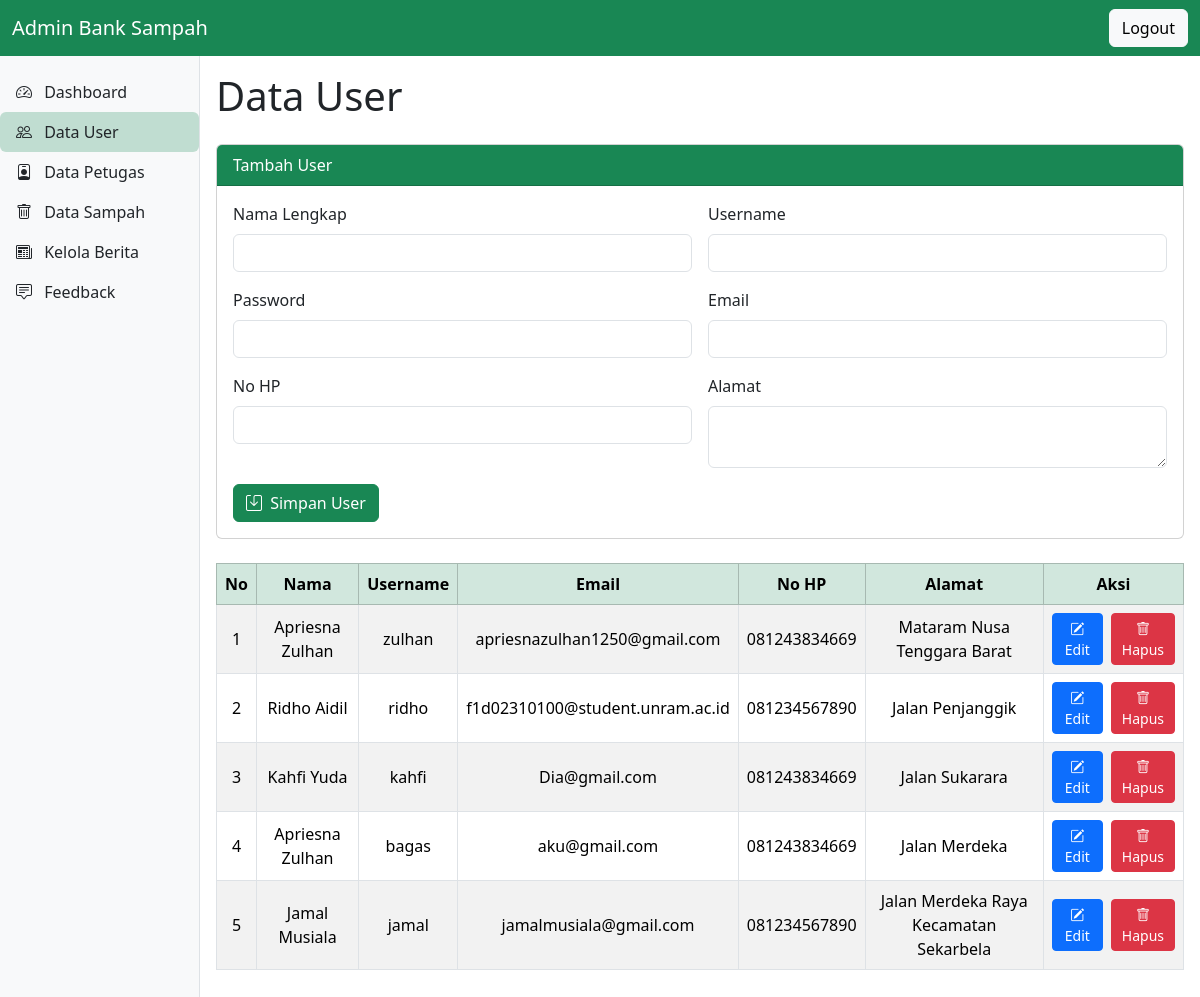
Screenshot of /admin/admin_user.php (signed in) with the database file from the repository.
### tables this page shows
CREATE TABLE `user` (
  `id_user` int(10) UNSIGNED NOT NULL,
  `nama_user` varchar(75) DEFAULT NULL,
  `username` varchar(50) DEFAULT NULL,
  `password` varchar(255) NOT NULL,
  `no_hp` varchar(20) NOT NULL,
  `email` varchar(75) DEFAULT NULL,
  `alamat` varchar(255) DEFAULT NULL,
  `role` enum('user') DEFAULT NULL
);

### admin/admin_user.php (the view, shortened to what this page needs)
<?php
require_once '../config/db.php';
$data = $conn->query("SELECT * FROM user");
?>
<!DOCTYPE html>
<html lang="id">
<head>
  <link href="https://cdn.jsdelivr.net/npm/bootstrap@5.3.3/dist/css/bootstrap.min.css" rel="stylesheet">
  <link href="https://cdn.jsdelivr.net/npm/bootstrap-icons@1.10.5/font/bootstrap-icons.css" rel="stylesheet">
  <link href="../assets/css/admin.css" rel="stylesheet">
</head>
<body>
<nav class="navbar navbar-expand-lg navbar-dark bg-success fixed-top">
  <div class="container-fluid">
    <a class="navbar-brand" href="#">Admin Bank Sampah</a>
    <div class="d-flex">
      <a href="../auth/logout.php" class="btn btn-light">Logout</a>
    </div>
  </div>
</nav>
<div class="custom-sidebar">
  <ul class="nav flex-column">
    <li class="nav-item"><a class="nav-link text-dark px-3 py-2" href="admin_dashboard.php"><i class="bi bi-speedometer2 me-2"></i> Dashboard</a></li>
    <li class="nav-item"><a class="nav-link active text-dark bg-success bg-opacity-25 rounded px-3 py-2" href="admin_user.php"><i class="bi bi-people me-2"></i> Data User</a></li>
    <li class="nav-item"><a class="nav-link text-dark px-3 py-2" href="admin_petugas.php"><i class="bi bi-person-badge me-2"></i> Data Petugas</a></li>
    <li class="nav-item"><a class="nav-link text-dark px-3 py-2" href="admin_sampah.php"><i class="bi bi-trash me-2"></i> Data Sampah</a></li>
    <li class="nav-item"><a class="nav-link text-dark px-3 py-2" href="admin_berita.php"><i class="bi bi-newspaper me-2"></i> Kelola Berita</a></li>
    <li class="nav-item"><a class="nav-link text-dark px-3 py-2" href="admin_feedback.php"><i class="bi bi-chat-square-text me-2"></i> Feedback</a></li>
  </ul>
</div>
<main class="main-content">
  <h1 class="mb-4">Data User</h1>
<div class="card mb-4">
  <div class="card-header bg-success text-white">Tambah User</div>
  <div class="card-body">
    <form method="post">
      <div class="row g-3">
        <div class="col-md-6">
          <label class="form-label">Nama Lengkap</label>
          <input type="text" class="form-control" name="nama_user" required>
        </div>
        <div class="col-md-6">
          <label class="form-label">Username</label>
          <input type="text" class="form-control" name="username" required>
        </div>
        <div class="col-md-6">
          <label class="form-label">Password</label>
          <input type="password" class="form-control" name="password" required>
        </div>
        <div class="col-md-6">
          <label class="form-label">Email</label>
          <input type="email" class="form-control" name="email" required>
        </div>
        <div class="col-md-6">
          <label class="form-label">No HP</label>
          <input type="text" class="form-control" name="no_hp" required>
        </div>
        <div class="col-md-6">
          <label class="form-label">Alamat</label>
          <textarea class="form-control" name="alamat" rows="2" required></textarea>
        </div>
      </div>
      <div class="mt-3">
        <button type="submit" name="tambah" class="btn btn-success">
          <i class="bi bi-save me-1"></i> Simpan User
        </button>
      </div>
    </form>
  </div>
</div>
<div class="table-responsive">
  <table class="table table-bordered table-striped align-middle">
    <thead class="table-success text-center">
      <tr>
        <th>No</th>
        <th>Nama</th>
        <th>Username</th>
        <th>Email</th>
        <th>No HP</th>
        <th>Alamat</th>
        <th>Aksi</th>
      </tr>
    </thead>
    <tbody class="text-center">
      <?php $no = 1; while ($row = mysqli_fetch_assoc($data)): ?>
        <tr>
          <td><?= $no++; ?></td>
          <td><?= htmlspecialchars($row['nama_user']); ?></td>
          <td><?= htmlspecialchars($row['username']); ?></td>
          <td><?= htmlspecialchars($row['email']); ?></td>
          <td><?= htmlspecialchars($row['no_hp']); ?></td>
          <td><?= htmlspecialchars($row['alamat']); ?></td>
          <td>
            <div class="d-flex justify-content-center gap-2">
              <button class="btn btn-sm btn-primary" data-bs-toggle="modal" data-bs-target="#editModal<?= $row['id_user']; ?>">
                <i class="bi bi-pencil-square"></i> Edit
              </button>
              <a href="?hapus=<?= $row['id_user']; ?>" class="btn btn-sm btn-danger" onclick="return confirm('Yakin ingin menghapus user ini?')">
                <i class="bi bi-trash"></i> Hapus
              </a>
            </div>
          </td>
        </tr>
      <?php endwhile; ?>
    </tbody>
  </table>
</div>
</main>
</body>
</html>

### assets/css/admin.css (style rules this page uses)
body { padding-top: 56px; overflow-x: hidden; }
table { width: 100%; }
.custom-sidebar { background-color: #f8f9fa; border-right: 1px solid #dee2e6; position: fixed; top: 56px; bottom: 0; left: 0; width: 200px; padding-top: 1rem; }
.main-content { padding: 1rem; }
.table-responsive { overflow-x: auto; }
@media (min-width: 768px) { .custom-sidebar { width: 200px; position: fixed; top: 56px; bottom: 0; left: 0; padding-top: 1rem; overflow-y: auto; } }
@media (min-width: 768px) { .main-content { margin-left: 200px; } }

### rows the page displays
user: nama_user "Apriesna Zulhan", username "zulhan", email "apriesnazulhan1250@gmail.com", no_hp "081243834669", alamat "Mataram Nusa Tenggara Barat"
user: nama_user "Ridho Aidil", username "ridho", email "f1d02310100@student.unram.ac.id", no_hp "081234567890", alamat "Jalan Penjanggik"
user: nama_user "Kahfi Yuda", username "kahfi", email "Dia@gmail.com", no_hp "081243834669", alamat "Jalan Sukarara"
user: nama_user "Apriesna Zulhan", username "bagas", email "aku@gmail.com", no_hp "081243834669", alamat "Jalan Merdeka"
user: nama_user "Jamal Musiala", username "jamal", email "jamalmusiala@gmail.com", no_hp "081234567890", alamat "Jalan Merdeka Raya Kecamatan Sekarbela"
